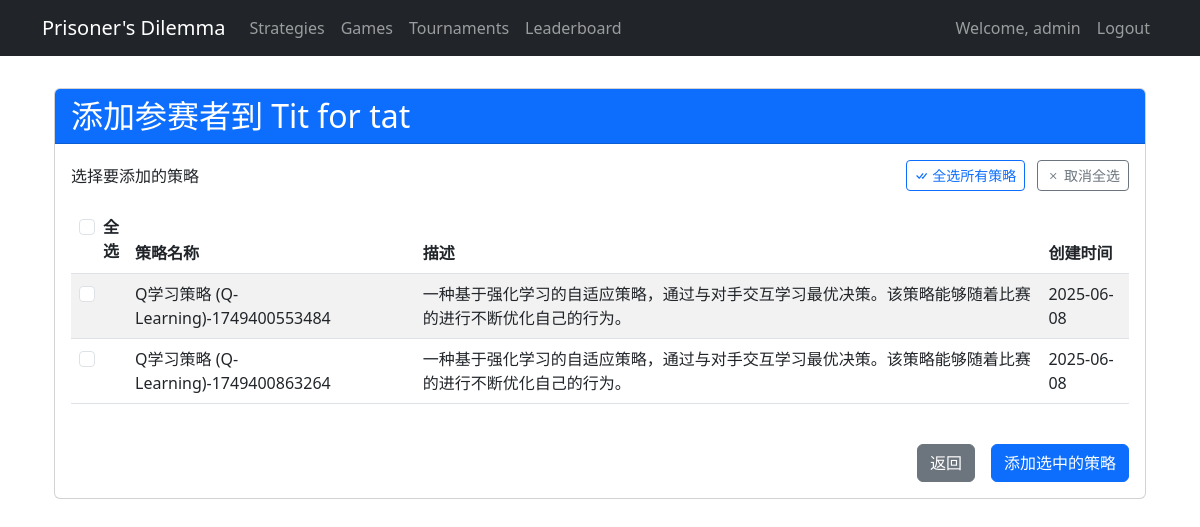
The app's page /tournaments/73/add-participant/ (signed in) with its own data.
### dilemma_game/models.py (models this page shows, shortened)
class Tournament(models.Model):
    TOURNAMENT_STATUS = (
        ('CREATED', 'Created'),
        ('IN_PROGRESS', 'In Progress'),
        ('COMPLETED', 'Completed'),
    )
    name = models.CharField(max_length=100)
    description = models.TextField(blank=True)
    created_by = models.ForeignKey(User, on_delete=models.CASCADE)
    rounds_per_match = models.IntegerField(default=200)
    use_random_rounds = models.BooleanField(default=False)
    min_rounds = models.IntegerField(default=100)  # 最小回合数
    max_rounds = models.IntegerField(default=300)  # 最大回合数
    use_probability_model = models.BooleanField(default=False)
    continue_probability = models.FloatField(default=0.95)
    repetitions = models.IntegerField(default=5)  # 每场锦标赛重复次数
    status = models.CharField(max_length=20, choices=TOURNAMENT_STATUS, default='CREATED')
    created_at = models.DateTimeField(auto_now_add=True)
    completed_at = models.DateTimeField(null=True, blank=True)
    payoff_matrix_json = models.TextField(default='{"CC":[3,3],"CD":[0,5],"DC":[5,0],"DD":[0,0]}')
    @property
    def payoff_matrix(self):
        """返回收益矩阵字典"""
        return json.loads(self.payoff_matrix_json)

class Strategy(models.Model):
    name = models.CharField(max_length=100)
    description = models.TextField()
    code = models.TextField()
    created_by = models.ForeignKey(User, on_delete=models.CASCADE)
    created_at = models.DateTimeField(auto_now_add=True)
    updated_at = models.DateTimeField(auto_now=True)
    is_preset = models.BooleanField(default=False)
    preset_id = models.CharField(max_length=50, blank=True, null=True)

### dilemma_game/views.py (the view, shortened to what this page needs)
# urls.py: path('tournaments/<int:pk>/add-participant/', tournament_add_participant, name='tournament_add_participant'),
@login_required
def tournament_add_participant(request, pk):
    tournament = get_object_or_404(Tournament, pk=pk)
    available_strategies = Strategy.objects.filter(created_by=request.user)
    existing_strategies = TournamentParticipant.objects.filter(tournament=tournament).values_list('strategy_id', flat=True)
    available_strategies = available_strategies.exclude(id__in=existing_strategies)
    return render(request, 'dilemma_game/tournament_add_participant.html', {
        'tournament': tournament,
        'available_strategies': available_strategies
    })

### dilemma_game/templates/dilemma_game/tournament_add_participant.html (shortened to what this page needs)
{% extends 'dilemma_game/base.html' %}
{% block content %}
<div class="container mt-4">
    <div class="card">
        <div class="card-header bg-primary text-white d-flex justify-content-between align-items-center">
            <h2 class="mb-0">添加参赛者到 {{ tournament.name }}</h2>
        </div>
        <div class="card-body">
            {% if available_strategies %}
            <form method="post">
                <div class="mb-4">
                    <div class="d-flex justify-content-between align-items-center mb-3">
                        <label class="form-label mb-0">选择要添加的策略</label>
                        <div>
                            <button type="button" id="selectAllBtn" class="btn btn-outline-primary btn-sm me-2">
                                <i class="bi bi-check-all"></i> 全选所有策略
                            </button>
                            <button type="button" id="deselectAllBtn" class="btn btn-outline-secondary btn-sm">
                                <i class="bi bi-x"></i> 取消全选
                            </button>
                        </div>
                    </div>
                    <div class="table-responsive">
                        <table class="table table-striped">
                            <thead>
                                <tr>
                                    <th style="width: 50px;">
                                        <div class="form-check">
                                            <input class="form-check-input" type="checkbox" id="selectAll">
                                            <label class="form-check-label" for="selectAll">全选</label>
                                        </div>
                                    </th>
                                    <th>策略名称</th>
                                    <th>描述</th>
                                    <th>创建时间</th>
                                </tr>
                            </thead>
                            <tbody>
                                {% for strategy in available_strategies %}
                                <tr>
                                    <td>
                                        <div class="form-check">
                                            <input class="form-check-input strategy-checkbox" type="checkbox"
                                                name="strategy_ids" value="{{ strategy.id }}"
                                                id="strategy-{{ strategy.id }}">
                                        </div>
                                    </td>
                                    <td>{{ strategy.name }}</td>
                                    <td>{{ strategy.description|truncatechars:100 }}</td>
                                    <td>{{ strategy.created_at|date:"Y-m-d" }}</td>
                                </tr>
                                {% endfor %}
                            </tbody>
                        </table>
                    </div>
                </div>
                <div class="d-grid gap-2 d-md-flex justify-content-md-end">
                    <a href="{% url 'tournament_detail' tournament.id %}" class="btn btn-secondary me-md-2">返回</a>
                    <button type="submit" class="btn btn-primary">添加选中的策略</button>
                </div>
            </form>
            {% endif %}
        </div>
    </div>
</div>
{% endblock %}

### dilemma_game/templates/dilemma_game/base.html (shortened to what this page needs)
<!DOCTYPE html>
<html lang="en">
<head>
    <link href="https://cdn.jsdelivr.net/npm/bootstrap@5.3.0/dist/css/bootstrap.min.css" rel="stylesheet">
    <link rel="stylesheet" href="https://cdn.jsdelivr.net/npm/bootstrap-icons@1.10.0/font/bootstrap-icons.css">
</head>
<body>
    <nav class="navbar navbar-expand-lg navbar-dark bg-dark">
        <div class="container">
            <a class="navbar-brand" href="{% url 'home' %}">Prisoner's Dilemma</a>
            <div class="collapse navbar-collapse" id="navbarNav">
                <ul class="navbar-nav">
                    <li class="nav-item">
                        <a class="nav-link" href="{% url 'strategy_list' %}">Strategies</a>
                    </li>
                    <li class="nav-item">
                        <a class="nav-link" href="{% url 'game_list' %}">Games</a>
                    </li>
                    <li class="nav-item">
                        <a class="nav-link" href="{% url 'tournament_list' %}">Tournaments</a>
                    </li>
                    <li class="nav-item">
                        <a class="nav-link" href="{% url 'leaderboard' %}">Leaderboard</a>
                    </li>
                </ul>
                <ul class="navbar-nav ms-auto">
                    {% if user.is_authenticated %}
                    <li class="nav-item">
                        <span class="nav-link">Welcome, {{ user.username }}</span>
                    </li>
                    <li class="nav-item">
                        <a class="nav-link" href="{% url 'logout' %}">Logout</a>
                    </li>
                    {% else %}
                    <li class="nav-item">
                        <a class="nav-link" href="{% url 'login' %}">Login</a>
                    </li>
                    {% endif %}
                </ul>
            </div>
        </div>
    </nav>
    <div class="container">
        {% block content %}
        {% endblock %}
    </div>
</body>
</html>

### dilemma_game/templates/dilemma_game/base.html (style rules this page uses)
.navbar { margin-bottom: 2rem; }

### records on screen
Tournament: name "Tit for tat"
Strategy: name "Q学习策略 (Q-Learning)-1749400553484", description "一种基于强化学习的自适应策略，通过与对手交互学习最优决策。该策略能够随着比赛的进行不断优化自己的行为。", created_at "2025-06-08"
Strategy: name "Q学习策略 (Q-Learning)-1749400863264", description "一种基于强化学习的自适应策略，通过与对手交互学习最优决策。该策略能够随着比赛的进行不断优化自己的行为。", created_at "2025-06-08"

### other values on screen
{{ user.username }} "admin"
